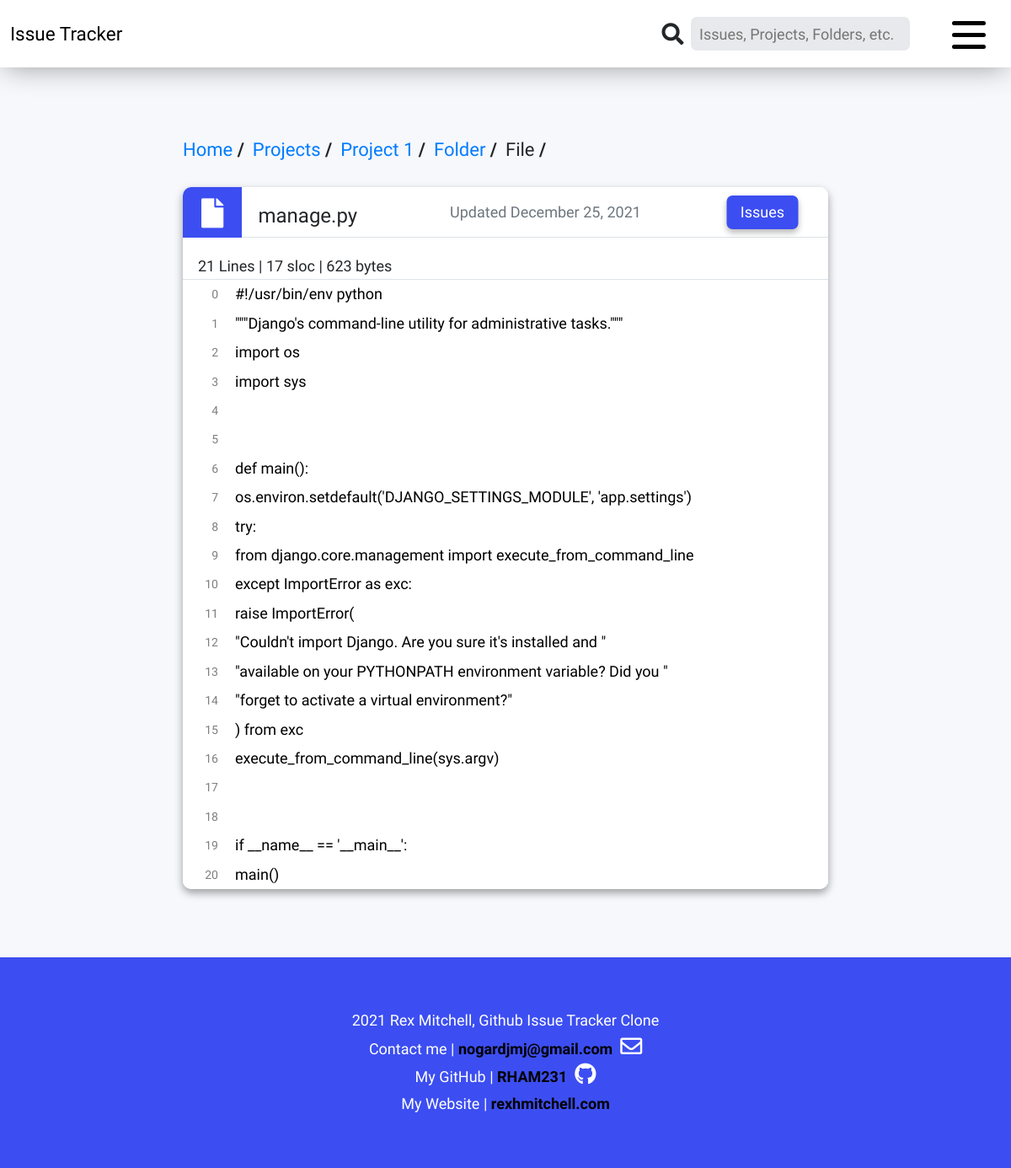
Screenshot of /Repositories/IssueTrackerSandbox/managepy_1/Files/ with the database file from the repository.
### repositories/models.py (models this page shows, shortened)
class RepoFile(models.Model):
    ENCODING_CHOICES = (
        ('base64', 'base64'),
    )
    name = models.CharField(max_length=100)
    path = models.CharField(max_length=150)
    data_type = models.CharField(max_length=4, choices=type_choices(), default='blob')
    content = models.TextField()
    encoding = models.CharField(max_length=50, choices=ENCODING_CHOICES, default='base64')
    size = models.CharField(max_length=10)
    sha = models.CharField(max_length=40)
    url = models.URLField(max_length=250)
    issuetracker_url_path = models.CharField(max_length=150)
    slug = models.SlugField(max_length = 200)
    repository = models.ForeignKey(
        Repository,
        max_length=100,
        on_delete=models.CASCADE,
        related_name='file_repo'
        )
    parent_folder = models.ForeignKey(
        RepoFolder,
        max_length=100,
        on_delete=models.CASCADE,
        related_name='folder_repo',
        blank=True
        )
    def __init__(self, *args, **kwargs):
        super (RepoFile, self).__init__(*args, **kwargs)
        self.__original_name = self.name

class LineOfCode(models.Model):
    content = models.CharField(max_length=255)
    line_number = models.IntegerField()
    repofile = models.ForeignKey(RepoFile, max_length=100, on_delete=models.CASCADE, related_name='loc')

### repositories/views.py (the view)
# urls.py: path('<path:file_path>/<slug:file_slug>/Files/', FileDetailView.as_view(), name='file-contents'),
class FileDetailView(DetailView):
    model = RepoFile
    template_name = 'repositories/file_contents.html'
    context_object_name = 'file'
    slug_url_kwarg = 'file_slug'
    def get_context_data(self, **kwargs):
        context = super().get_context_data(**kwargs)
        context['title'] = 'Files'
        repofile = RepoFile.objects.get(slug=self.kwargs['file_slug'])
        context['issues'] = Issue.objects.filter(associated_file=repofile.id).count
        lines = LineOfCode.objects.filter(repofile=repofile.id).annotate(issue_count=Count('issue_loc'))
        context['lines'] = lines
        context['line_count'] = lines.count()
        context['sloc'] = LineOfCode.objects.filter(repofile=repofile.id).exclude(content='').count()
        return context

### base/forms.py
class MasterSearchForm(forms.Form):
    master_search = forms.CharField(
        required=False,
        widget=forms.TextInput(
            attrs={'placeholder':'Issues, Projects, Folders, etc.', 'class': 'ms-form-style'}
        )
    )

### base/context_processors.py (called while the page is built)
def Master_Search_Form(request):
    form_class = MasterSearchForm
    ms_search_form = form_class()
    return {
        'ms_search_form': ms_search_form,
    }

### base/path_converter.py (called while the page is built)
def expand_path(url_list):
    i=1
    expanded_url_list=[]
    while i <=len(url_list):
        expanded_url_list.append(url_list[0:i])
        i+=1
    if expanded_url_list[-1][-1] in ('Folders', 'Files'):
        expanded_url_list.remove(expanded_url_list[-2])
    return expanded_url_list

def path_to_namespace(paths):
    namespaces = []
    for path in paths:
        if isinstance(path, list):
            path[0] = '/' + path[0] + '/'
            path[0] = resolve(path[0]).url_name
        else:
            path = '/' + path + '/'
            path = resolve(path).url_name
        namespaces.append(path)
    return namespaces

### repositories/templates/repositories/file_contents.html (shortened to what this page needs)
{% extends "base/base.html" %}
{% load static %}
{% block content %}
<div class="container-no-margin pr-3 pl-3">
  <div class="row mt-1 mb-4">
    <div class="col-lg-8 col-lg-offset-2 col-md-10 col-md-offset-1 col-sm-12 mx-auto">
      <a href="" class="current-path">Home</a><a class="link-divider">&nbsp/&nbsp</a>
      <a href="" class="current-path">Projects</a><a class="link-divider">&nbsp/&nbsp</a>
      <a href="" class="current-path">Project 1</a><a class="link-divider">&nbsp/&nbsp</a>
      <a href="" class="current-path">Folder</a><a class="link-divider">&nbsp/&nbsp</a>
      <a class="current-path">File</a><a class="link-divider">&nbsp/&nbsp</a>
    </div>
  </div>
  <div class="row">
    <div class="col-lg-8 col-lg-offset-2
                col-md-10 col-md-offset-1
                col-sm-12
                mx-auto">
      <div class="file-contents-box">
        <div class="row p-custom">
          <div class="col-12 file-box border-bottom">
            <div class="row">
              <div class="mr-auto">
                <div class="icon-tab">
                  <i class="fas fa-file"></i>
                </div>
                <div class="folder-file-header">
                  <a class="custom-header">{{ file.name }}</a>
                </div>
              </div>
              <div class="mr-auto ml-auto">
                <div class="folder-file-date">
                  <a class="text-secondary dynamic-hide">Updated December 25, 2021</a>
                </div>
              </div>
              <div class="folder-file-button">
                <a href="" class="issue-button">Issues</a>
              </div>
            </div>
          </div>
        </div>
        <div class="row p-custom">
          <div class="col-12 file-subheader border-bottom">
            <div class="row px-3 py-3">
              <a>{{ line_count }} Lines |&nbsp</a>
              <a>{{ sloc }} sloc |&nbsp</a>
              <a>{{ file.size|filesizeformat }}</a>
            </div>
          </div>
        </div>
        <div class="row p-custom mb-5">
          <div class="col-12 file-contents">
            <div class="row table-scroll">
              <table>
                {% for line in lines %}
                <tr>
                  {% if line.issue_count %}
                    <td class="issue-present">
                      <a class="issues-count-btn" href="">{{ line.issue_count }}</a>
                    </td>
                    <td class="index">{{ line.line_number }}</td>
                    <td class="code-text code-issue">{{ line.content }}</td>
                  {% else %}
                    <td></td>
                    <td class="index">{{ line.line_number }}</td>
                    <td class="code-text">{{ line.content }}</td>
                  {% endif %}
                </tr>
                {% endfor %}
              </table>
            </div>
          </div>
        </div>
      </div>
    </div>
  </div>
</div>
</div>
{% endblock content %}

### static/css/style.css (style rules this page uses)
body, html { height: 100%; margin: 0; font-size: 18px; font-family: "Varela Round", sans-serif; font-weight: 400; line-height: 1.8em; color: #232629; }
.container-no-margin { overflow-x: hidden; }
.current-path { font-size: 22px; }
.link-divider { font-size: 22px; font-weight: bold; }
.ms-form-style { width: 260px; height: 40px; background: #e7e9ec; border: none; border-radius: 7px; margin-right: 20px; padding-left: 10px; }
.button-style-global, .button-sync, .button-search, .delete-button, .sign-up-button, .form-button-cancel, .form-button, .close-button, .edit-issue-button, .new-issue-button, .issue-button { height: 40px; border-radius: 7px; box-shadow: 0 4px 8px 0 rgba(0, 0, 0, 0.15), 0 4px 6px 0 rgba(0, 0, 0, 0.15); padding: 0px 0px 0px 0px; }
.button-style-1, .edit-issue-button, .new-issue-button, .issue-button { width: 80px; border: none; background: #3c4ef1; color: #FFFFFF; display: flex; flex-direction: column; justify-content: center; text-align: center; }
.button-position-rel, .project-button, .folder-file-button { position: relative; width: 120px; height: 40px; }
.button-position-abs, .results-tile-description, .results-tile-title, .results-tile > i, .folder-file-button > .issues-count, .folder-file-button > a, .project-button > .issues-count, .project-button > a { position: absolute; transform: translate(-50%, -50%); }
.issue-button { width: 85px; }
.folder-file-button > a { top: 75%; left: 35%; }
.inline-block-relative, .project-header, .folder-file-date, .icon-tab, .icon-tab-folder-file, .folder-file-header { display: inline-block; position: relative; }
.position-absolute, .search-glass > i, .icon-tab > i, .icon-tab-folder-file > i, .project-header > h4, .folder-file-date > a { position: absolute; transform: translate(-50%, -50%); }
.folder-file-header { height: 60px; width: 100px; }
.folder-file-header > .custom-header { position: absolute; white-space: nowrap; font-size: 24px; width: 100px; height: 30px; top: 54%; left: -35%; transform: translate(50%, -50%); }
.icon-tab, .icon-tab-folder-file { background: #3c4ef1; border-radius: 10px 0px 0px 10px; height: 60px; width: 70px; }
.folder-file-date { height: 60px; width: 50px; }
.folder-file-date > a { white-space: nowrap; top: 50%; left: -50%; }
.icon-tab { border-radius: 10px 0px 0px 0px; }
.icon-tab > i, .icon-tab-folder-file > i { font-size: 35px; color: #FFFFFF; top: 50%; left: 50%; }
.file-contents-box { border-radius: 10px; box-shadow: 0 5px 9px 0 rgba(0, 0, 0, 0.2), 0 4px 12px 0 rgba(0, 0, 0, 0.19); }
.p-custom { padding-left: 15px; padding-right: 15px; }
.file-box { background: #FFFFFF; position: relative; border-radius: 10px 10px 0px 0px; height: 60px; }
.file-subheader { background: #FFFFFF; position: relative; height: 50px; }
.file-contents { background: #FFFFFF; position: relative; border-radius: 0px 0px 10px 10px; }
.index { font-size: 14px; color: #7e7e7e; padding-left: 10px; padding-right: 10px; width: 50px; height: 20px; text-align: right; }
.code-text { color: #000000; padding-left: 10px; padding-right: 10px; height: 20px; white-space: nowrap; }
.table-scroll { overflow-x: auto; white-space: nowrap; }

### rows the page displays
RepoFile: name "manage.py", size|filesizeformat "623 bytes"
LineOfCode: line_number "0", content "#!/usr/bin/env python"
LineOfCode: line_number "1", content "\"\"\"Django's command-line utility for administrative tasks.\"\"\""
LineOfCode: line_number "2", content "import os"
LineOfCode: line_number "3", content "import sys"
LineOfCode: line_number "4"
LineOfCode: line_number "5"
LineOfCode: line_number "6", content "def main():"
LineOfCode: line_number "7", content "os.environ.setdefault('DJANGO_SETTINGS_MODULE', 'app.settings')"
LineOfCode: line_number "8", content "try:"
LineOfCode: line_number "9", content "from django.core.management import execute_from_command_line"
LineOfCode: line_number "10", content "except ImportError as exc:"
LineOfCode: line_number "11", content "raise ImportError("
LineOfCode: line_number "12", content "\"Couldn't import Django. Are you sure it's installed and \""
LineOfCode: line_number "13", content "\"available on your PYTHONPATH environment variable? Did you \""
LineOfCode: line_number "14", content "\"forget to activate a virtual environment?\""
LineOfCode: line_number "15", content ") from exc"
LineOfCode: line_number "16", content "execute_from_command_line(sys.argv)"
LineOfCode: line_number "17"
LineOfCode: line_number "18"
LineOfCode: line_number "19", content "if __name__ == '__main__':"
LineOfCode: line_number "20", content "main()"

### other values shown
{{ line_count }} "21"
{{ sloc }} "17"
